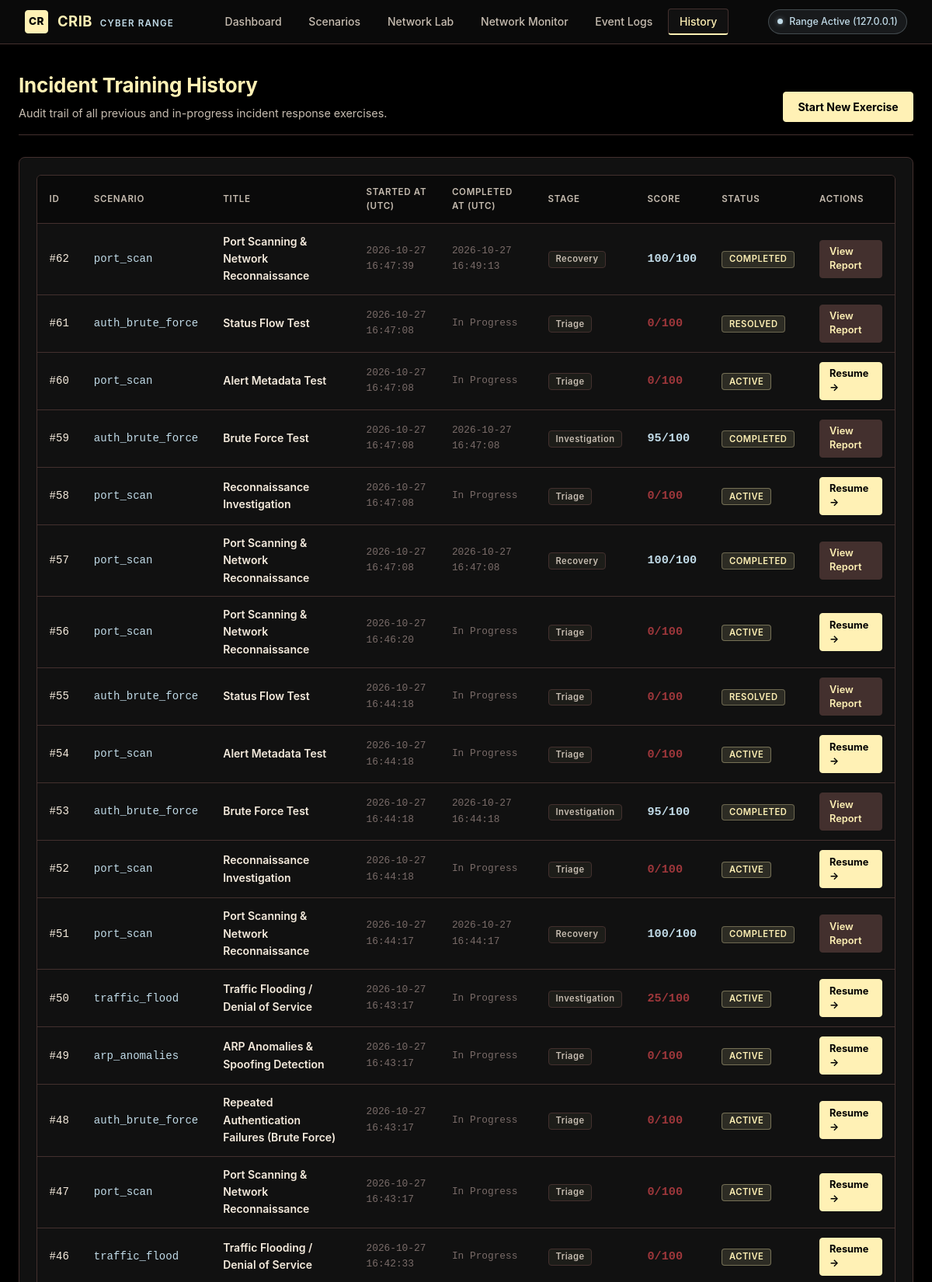
The app's page /history (upper part) with its own data.
### tables this page shows
CREATE TABLE incidents (
                    id INTEGER PRIMARY KEY AUTOINCREMENT,
                    scenario_id TEXT NOT NULL,
                    title TEXT NOT NULL,
                    status TEXT NOT NULL DEFAULT 'ACTIVE'
                        CHECK (status IN ('ACTIVE', 'COMPLETED', 'OPEN', 'INVESTIGATING', 'RESOLVED')),
                    stage TEXT NOT NULL DEFAULT 'triage',
                    score INTEGER NOT NULL DEFAULT 0
                        CHECK (score BETWEEN 0 AND 100),
                    created_at TEXT NOT NULL DEFAULT
                        (strftime('%Y-%m-%dT%H:%M:%fZ', 'now')),
                    completed_at TEXT
                );

### app.py (the view)
@app.route("/history")
def history_view():
    incidents = database.list_incidents(limit=100)
    return render_template(
        "history.html",
        active_page="history",
        incidents=incidents,
    )

### database.py (called while the page is built)
def get_connection():
    connection = sqlite3.connect(DATABASE_PATH, timeout=10)
    connection.row_factory = sqlite3.Row
    connection.execute("PRAGMA foreign_keys = ON")
    return connection

@contextmanager
def database_connection():
    connection = get_connection()
    try:
        yield connection
        connection.commit()
    except Exception:
        connection.rollback()
        raise
    finally:
        connection.close()

def list_incidents(limit=100):
    if not isinstance(limit, int) or isinstance(limit, bool) or limit < 1:
        raise ValueError("limit must be a positive integer")
    with database_connection() as connection:
        rows = connection.execute(
            """
            SELECT * FROM incidents
            ORDER BY id DESC
            LIMIT ?
            """,
            (limit,),
        ).fetchall()
        return [dict(row) for row in rows]

### templates/history.html (shortened to what this page needs)
{% extends "base.html" %}
{% block content %}
<div class="page-header">
  <div>
    <h1 class="page-title">Incident Training History</h1>
    <p class="page-desc">Audit trail of all previous and in-progress incident response exercises.</p>
  </div>
  <div>
    <a href="{{ url_for('scenarios_list') }}" class="btn btn-primary">Start New Exercise</a>
  </div>
</div>
<div class="card">
  {% if incidents %}
  <div class="table-container">
    <table>
      <thead>
        <tr>
          <th>ID</th>
          <th>Scenario</th>
          <th>Title</th>
          <th>Started At (UTC)</th>
          <th>Completed At (UTC)</th>
          <th>Stage</th>
          <th>Score</th>
          <th>Status</th>
          <th>Actions</th>
        </tr>
      </thead>
      <tbody>
        {% for inc in incidents %}
        <tr>
          <td class="mono">#{{ inc.id }}</td>
          <td class="mono" style="color: var(--accent-secondary);">{{ inc.scenario_id }}</td>
          <td style="font-weight: 600;">{{ inc.title }}</td>
          <td class="mono" style="font-size: 0.8rem; color: var(--text-dim);">{{ inc.created_at[:19].replace('T', ' ') if inc.created_at else '—' }}</td>
          <td class="mono" style="font-size: 0.8rem; color: var(--text-dim);">{{ inc.completed_at[:19].replace('T', ' ') if inc.completed_at else 'In Progress' }}</td>
          <td><span class="badge badge-stage">{{ inc.stage }}</span></td>
          <td class="mono" style="font-weight: 700; font-size: 0.95rem; color: {% if inc.score >= 80 %}var(--state-success){% elif inc.score >= 50 %}var(--state-warning){% else %}var(--state-critical){% endif %};">
            {{ inc.score }}/100
          </td>
          <td>
            <span class="badge badge-{{ inc.status.lower() }}">{{ inc.status }}</span>
          </td>
          <td>
            {% if inc.status in ('COMPLETED', 'RESOLVED') %}
              <a href="{{ url_for('results_view', incident_id=inc.id) }}" class="btn btn-secondary btn-sm">View Report</a>
            {% else %}
              <a href="{{ url_for('incident_view', incident_id=inc.id) }}" class="btn btn-primary btn-sm">Resume &rarr;</a>
            {% endif %}
          </td>
        </tr>
        {% endfor %}
      </tbody>
    </table>
  </div>
  {% endif %}
</div>
{% endblock %}

### static/style.css (style rules this page uses)
:root { --c-buttermilk: #FFF1B5; --c-pastel-blue: #C1DBE8; --c-old-burgundy: #43302E; --bg-primary: #000000; --bg-secondary: #0A0A0A; --bg-card: #111111; --bg-elevated: #1A1A1A; --bg-burgundy-surface: #43302E; --bg-card-hover: #181818; --bg-console: #080808; --border-color: #43302E; --border-subtle: #2A1D1C; --border-focus: #FFF1B5; --text-main: #FFF1B5; --text-cream: #F5EBDD; --text-muted: #C7BDB1; --text-dim: #7A6C69; --accent-primary: #FFF1B5; --accent-primary-hover: #FFF6CC; --accent-secondary: #C1DBE8; --accent-burgundy: #43302E; --state-success: #C1DBE8; --state-warning: #DFC488; --state-critical: #9E373B; --state-info: #C1DBE8; --font-sans: -apple-system, BlinkMacSystemFont, "Segoe UI", Roboto, "Inter", "Helvetica Neue", Arial, sans-serif; --font-mono: ui-monospace, SFMono-Regular, "SF Mono", Menlo, Monaco, Consolas, "Liberation Mono", monospace; --radius-sm: 4px; --radius-md: 6px; --radius-lg: 8px; }
* { box-sizing: border-box; margin: 0; padding: 0; }
body { background-color: var(--bg-primary); color: var(--text-cream); font-family: var(--font-sans); font-size: 0.9375rem; line-height: 1.6; min-height: 100vh; display: flex; flex-direction: column; -webkit-font-smoothing: antialiased; -moz-osx-font-smoothing: grayscale; }
a { color: var(--accent-secondary); text-decoration: none; transition: color 0.15s ease; }
.page-header { margin-bottom: 1.75rem; display: flex; justify-content: space-between; align-items: flex-end; border-bottom: 1px solid var(--border-color); padding-bottom: 1rem; gap: 1rem; }
.page-title { font-size: 1.625rem; font-weight: 700; color: var(--text-main); letter-spacing: -0.2px; }
.page-desc { color: var(--text-muted); font-size: 0.9rem; margin-top: 0.25rem; }
.card { background-color: var(--bg-card); border: 1px solid var(--border-color); border-radius: var(--radius-lg); padding: 1.35rem; box-shadow: 0 2px 10px rgba(0, 0, 0, 0.5); transition: border-color 0.15s ease, background-color 0.15s ease; }
.badge { display: inline-flex; align-items: center; padding: 0.2rem 0.55rem; font-size: 0.7rem; font-weight: 600; text-transform: uppercase; border-radius: var(--radius-sm); letter-spacing: 0.5px; line-height: 1.2; }
.badge-active, .badge-open { background-color: rgba(255, 241, 181, 0.12); border: 1px solid rgba(255, 241, 181, 0.35); color: var(--text-main); }
.badge-completed, .badge-resolved { background-color: rgba(255, 241, 181, 0.12); border: 1px solid rgba(255, 241, 181, 0.3); color: var(--text-main); }
.badge-stage { background-color: rgba(255, 241, 181, 0.05); border: 1px solid var(--border-color); color: var(--text-muted); text-transform: capitalize; }
.btn { display: inline-flex; align-items: center; justify-content: center; gap: 0.45rem; padding: 0.55rem 1.15rem; font-size: 0.875rem; font-weight: 600; border-radius: var(--radius-sm); cursor: pointer; text-decoration: none; transition: all 0.15s ease; border: 1px solid transparent; line-height: 1.4; }
.btn-primary { background-color: var(--accent-primary); color: #000000; border-color: var(--accent-primary); font-weight: 700; }
.btn-secondary { background-color: var(--bg-burgundy-surface); color: var(--text-main); border-color: var(--border-color); }
.btn-sm { padding: 0.35rem 0.75rem; font-size: 0.8rem; }
.table-container { overflow-x: auto; border: 1px solid var(--border-color); border-radius: var(--radius-md); background-color: var(--bg-card); }
table { width: 100%; border-collapse: collapse; font-size: 0.875rem; text-align: left; }
th { background-color: var(--bg-secondary); color: var(--text-muted); font-weight: 600; text-transform: uppercase; font-size: 0.72rem; letter-spacing: 0.7px; padding: 0.75rem 1rem; border-bottom: 1px solid var(--border-color); }
td { padding: 0.75rem 1rem; border-bottom: 1px solid var(--border-color); color: var(--text-cream); }
.mono { font-family: var(--font-mono); }

### records on screen
incidents: id "62", scenario_id "port_scan", title "Port Scanning & Network Reconnaissance", created_at "2026-10-27 16:47:39", completed_at "2026-10-27 16:49:13", stage "Recovery", score "100", status "COMPLETED"
incidents: id "61", scenario_id "auth_brute_force", title "Status Flow Test", created_at "2026-10-27 16:47:08", completed_at "In Progress", stage "Triage", score "0", status "RESOLVED"
incidents: id "60", scenario_id "port_scan", title "Alert Metadata Test", created_at "2026-10-27 16:47:08", completed_at "In Progress", stage "Triage", score "0", status "ACTIVE"
incidents: id "59", scenario_id "auth_brute_force", title "Brute Force Test", created_at "2026-10-27 16:47:08", completed_at "2026-10-27 16:47:08", stage "Investigation", score "95", status "COMPLETED"
incidents: id "58", scenario_id "port_scan", title "Reconnaissance Investigation", created_at "2026-10-27 16:47:08", completed_at "In Progress", stage "Triage", score "0", status "ACTIVE"
incidents: id "57", scenario_id "port_scan", title "Port Scanning & Network Reconnaissance", created_at "2026-10-27 16:47:08", completed_at "2026-10-27 16:47:08", stage "Recovery", score "100", status "COMPLETED"
incidents: id "56", scenario_id "port_scan", title "Port Scanning & Network Reconnaissance", created_at "2026-10-27 16:46:20", completed_at "In Progress", stage "Triage", score "0", status "ACTIVE"
incidents: id "55", scenario_id "auth_brute_force", title "Status Flow Test", created_at "2026-10-27 16:44:18", completed_at "In Progress", stage "Triage", score "0", status "RESOLVED"
incidents: id "54", scenario_id "port_scan", title "Alert Metadata Test", created_at "2026-10-27 16:44:18", completed_at "In Progress", stage "Triage", score "0", status "ACTIVE"
incidents: id "53", scenario_id "auth_brute_force", title "Brute Force Test", created_at "2026-10-27 16:44:18", completed_at "2026-10-27 16:44:18", stage "Investigation", score "95", status "COMPLETED"
incidents: id "52", scenario_id "port_scan", title "Reconnaissance Investigation", created_at "2026-10-27 16:44:18", completed_at "In Progress", stage "Triage", score "0", status "ACTIVE"
incidents: id "51", scenario_id "port_scan", title "Port Scanning & Network Reconnaissance", created_at "2026-10-27 16:44:17", completed_at "2026-10-27 16:44:17", stage "Recovery", score "100", status "COMPLETED"
incidents: id "50", scenario_id "traffic_flood", title "Traffic Flooding / Denial of Service", created_at "2026-10-27 16:43:17", completed_at "In Progress", stage "Investigation", score "25", status "ACTIVE"
incidents: id "49", scenario_id "arp_anomalies", title "ARP Anomalies & Spoofing Detection", created_at "2026-10-27 16:43:17", completed_at "In Progress", stage "Triage", score "0", status "ACTIVE"
incidents: id "48", scenario_id "auth_brute_force", title "Repeated Authentication Failures (Brute Force)", created_at "2026-10-27 16:43:17", completed_at "In Progress", stage "Triage", score "0", status "ACTIVE"
incidents: id "47", scenario_id "port_scan", title "Port Scanning & Network Reconnaissance", created_at "2026-10-27 16:43:17", completed_at "In Progress", stage "Triage", score "0", status "ACTIVE"
incidents: id "46", scenario_id "traffic_flood", title "Traffic Flooding / Denial of Service", created_at "2026-10-27 16:42:33", completed_at "In Progress", stage "Triage", score "0", status "ACTIVE"
